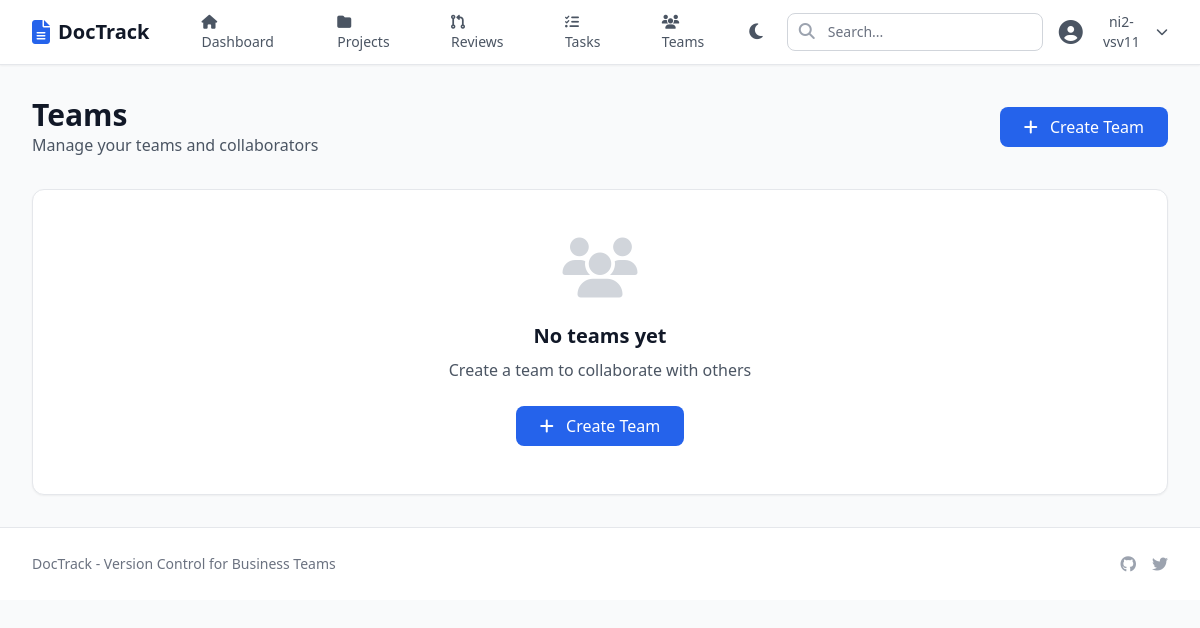
/teams/ (signed in), run on an earlier commit of the app's database.
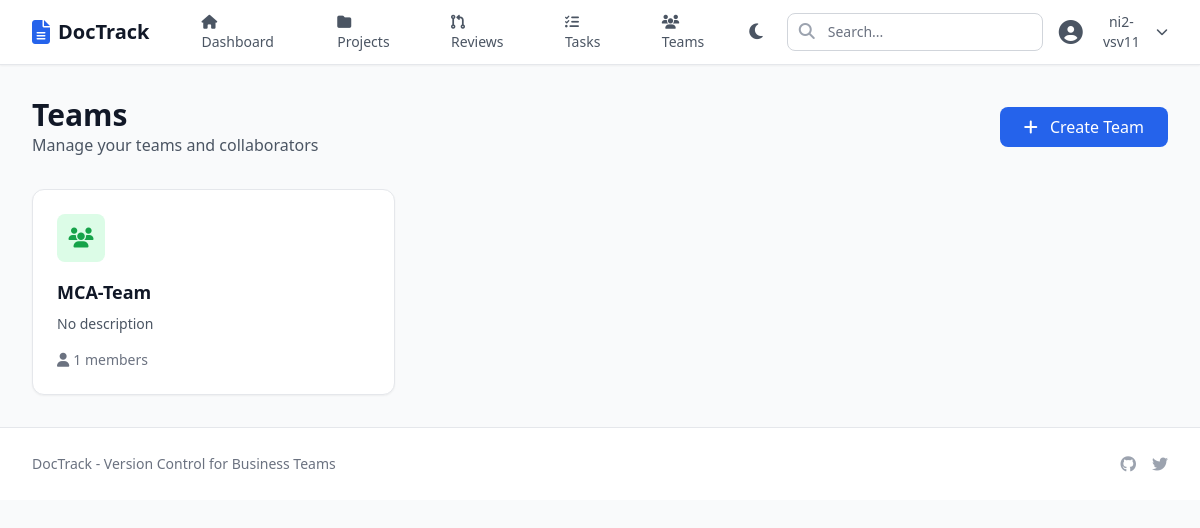
And on a later commit of the database.
### doctrack/models.py (models this page shows, shortened)
class Team(models.Model):
    name = models.CharField(max_length=100)
    description = models.TextField(blank=True)
    members = models.ManyToManyField(User, through='TeamMembership', related_name='teams')
    created_by = models.ForeignKey(User, on_delete=models.CASCADE, related_name='created_teams')
    created_at = models.DateTimeField(auto_now_add=True)

### doctrack/views.py (the view)
# urls.py: path('teams/', views.team_list, name='team_list'),
@login_required
def team_list(request):
    teams = Team.objects.filter(members=request.user).order_by('-created_at')
    return render(request, 'teams/list.html', {'teams': teams})

### templates/teams/list.html (shortened to what this page needs)
{% extends 'base.html' %}
{% block content %}
<div class="mb-8 flex justify-between items-center">
    <div>
        <h1 class="text-3xl font-bold text-gray-900">Teams</h1>
        <p class="text-gray-600">Manage your teams and collaborators</p>
    </div>
    <a href="{% url 'team_create' %}" class="bg-blue-600 text-white px-6 py-2 rounded-lg hover:bg-blue-700">
        <i class="fas fa-plus mr-2"></i> Create Team
    </a>
</div>
<div class="grid md:grid-cols-3 gap-6">
    {% for team in teams %}
    <a href="{% url 'team_detail' pk=team.pk %}" class="block bg-white rounded-xl shadow-sm border border-gray-200 hover:shadow-md transition">
        <div class="p-6">
            <div class="w-12 h-12 bg-green-100 rounded-lg flex items-center justify-center mb-4">
                <i class="fas fa-users text-green-600 text-xl"></i>
            </div>
            <h3 class="text-lg font-semibold text-gray-900 mb-2">{{ team.name }}</h3>
            <p class="text-gray-600 text-sm mb-4">{{ team.description|default:"No description"|truncatechars:60 }}</p>
            <div class="flex items-center text-sm text-gray-500">
                <i class="fas fa-user mr-1"></i> {{ team.members.count }} members
            </div>
        </div>
    </a>
    {% empty %}
    <div class="col-span-3 bg-white rounded-xl shadow-sm border border-gray-200 p-12 text-center">
        <i class="fas fa-users text-gray-300 text-6xl mb-6"></i>
        <h3 class="text-xl font-semibold text-gray-900 mb-2">No teams yet</h3>
        <p class="text-gray-600 mb-6">Create a team to collaborate with others</p>
        <a href="{% url 'team_create' %}" class="inline-block bg-blue-600 text-white px-6 py-2 rounded-lg hover:bg-blue-700">
            <i class="fas fa-plus mr-2"></i> Create Team
        </a>
    </div>
    {% endfor %}
</div>
{% endblock %}

What changed in the data, as far as the page shows it:
added Team: name "MCA-Team", description "No description", members.count "1"
Also different on the page:
text no longer shown: "No teams yet Create a team to collaborate with others Create Team"
